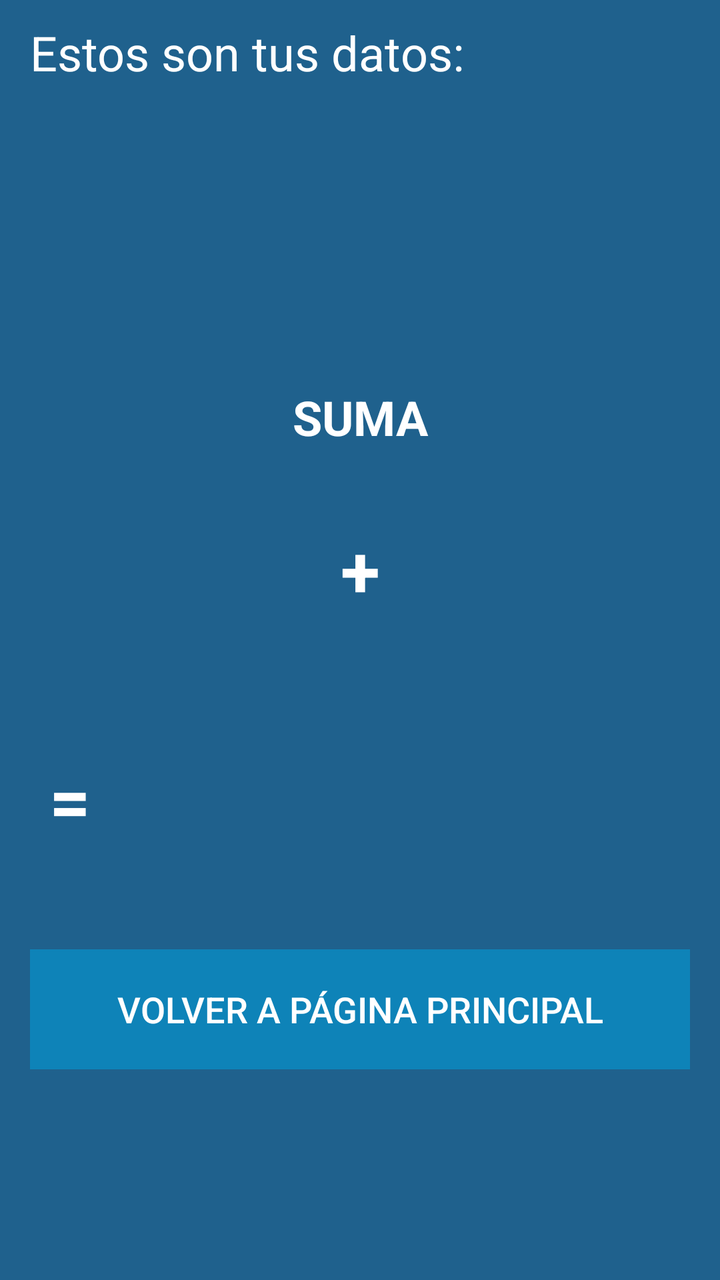
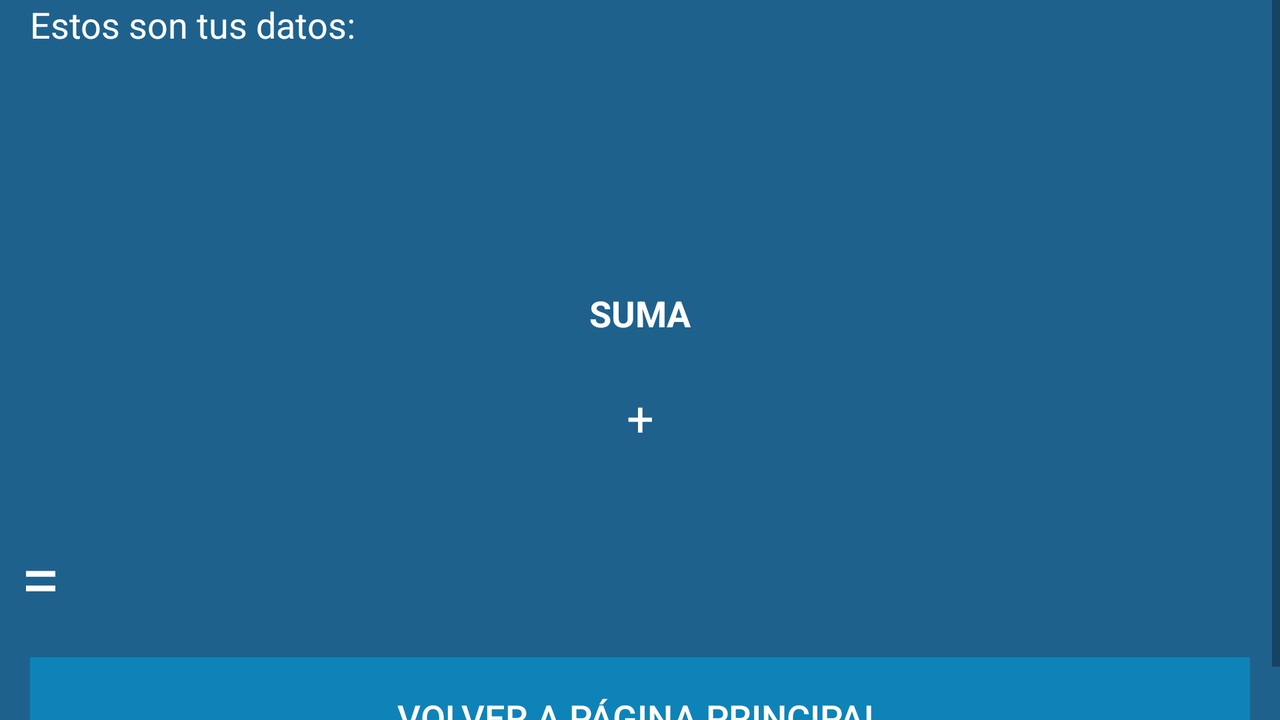

An Android layout and its configuration variant, each rendered on a device that would load it. The default file and the variant file are quoted in full after the pictures.
<!-- AndroidManifest.xml: application theme AppTheme -->
<!-- res/layout/activity_2.xml -->
<?xml version="1.0" encoding="utf-8"?>
<LinearLayout xmlns:android="http://schemas.android.com/apk/res/android"
    android:layout_width="match_parent"
    android:layout_height="match_parent"
    android:orientation="vertical"
    android:background="#1F618D">

    <TextView
        android:layout_width="match_parent"
        android:layout_height="wrap_content"
        android:layout_marginLeft="15dp"
        android:layout_marginTop="10dp"
        android:layout_marginRight="15dp"
        android:gravity="center_vertical"
        android:text="@string/titleA_2"
        android:textColor="#FFF"
        android:textSize="24sp" />

    <TextView
        android:id="@+id/nom"
        android:layout_width="match_parent"
        android:layout_height="60dp"
        android:layout_marginLeft="15dp"
        android:layout_marginTop="10dp"
        android:layout_marginRight="15dp"
        android:gravity="center_vertical"
        android:textColor="#FFF"
        android:textSize="24sp" />

    <TextView
        android:id="@+id/ape"
        android:layout_width="match_parent"
        android:layout_height="60dp"
        android:layout_marginLeft="15dp"
        android:layout_marginTop="10dp"
        android:layout_marginRight="15dp"
        android:gravity="center_vertical"
        android:textColor="#FFF"
        android:textSize="24sp" />

    <TextView
        android:layout_width="match_parent"
        android:layout_height="wrap_content"
        android:layout_marginLeft="15dp"
        android:layout_marginTop="10dp"
        android:layout_marginRight="15dp"
        android:gravity="center"
        android:text="@string/title_1A_2"
        android:textColor="#FFF"
        android:textSize="24sp"
        android:textStyle="bold" />

    <LinearLayout
        android:layout_width="match_parent"
        android:layout_height="wrap_content"
        android:layout_gravity="center_vertical"
        android:gravity="center"
        android:layout_marginTop="10dp"
        android:layout_marginLeft="15dp"
        android:layout_marginRight="15dp">

        <TextView
            android:id="@+id/n1"
            android:layout_width="160dp"
            android:layout_height="100dp"
            android:gravity="center"
            android:textColor="#FFF"
            android:textSize="24sp"
            android:textStyle="bold" />

        <TextView
            android:layout_width="50dp"
            android:layout_height="100dp"
            android:gravity="center"
            android:text="@string/sigSuma"
            android:textColor="#FFF"
            android:textSize="36sp"
            android:textStyle="bold" />

        <TextView
            android:id="@+id/n2"
            android:layout_width="160dp"
            android:layout_height="100dp"
            android:gravity="center"
            android:textColor="#FFF"
            android:textSize="24sp"
            android:textStyle="bold" />
    </LinearLayout>
    <LinearLayout
        android:layout_width="match_parent"
        android:layout_height="wrap_content"
        android:layout_margin="15dp">

        <TextView
            android:layout_width="40dp"
            android:layout_height="100dp"
            android:gravity="center"
            android:text="@string/sigIgual"
            android:textColor="#FFF"
            android:textSize="36sp"
            android:textStyle="bold" />

        <TextView
            android:id="@+id/mRes"
            android:layout_width="330dp"
            android:layout_height="100dp"
            android:layout_gravity="center"
            android:gravity="center_vertical"
            android:textColor="#FFF"
            android:textSize="24sp"
            android:textStyle="bold" />

    </LinearLayout>
    <LinearLayout
        android:layout_width="match_parent"
        android:layout_height="wrap_content"
        android:layout_marginTop="10dp"
        android:layout_marginLeft="15dp"
        android:layout_marginRight="15dp">

        <Button
            android:id="@+id/volver"
            android:layout_width="match_parent"
            android:layout_height="60dp"
            android:background="#0E83B8"
            android:onClick="volver_Activity"
            android:text="@string/returnActivity"
            android:textColor="#FFF"
            android:textSize="18sp" />
    </LinearLayout>
</LinearLayout>
<!-- resources referenced by this layout -->
<resources>
  <string name="returnActivity">Volver a Página Principal</string>
  <string name="sigIgual">=</string>
  
      //botones
  <string name="sigSuma">+</string>
  <string name="titleA_2">Estos son tus datos:</string>
  <string name="title_1A_2">SUMA</string>
  <style name="AppTheme" parent="Theme.AppCompat.Light.DarkActionBar">
          
          <item name="colorPrimary">@color/colorPrimary</item>
          <item name="colorPrimaryDark">@color/colorPrimaryDark</item>
          <item name="colorAccent">@color/colorAccent</item>
      </style>
  <color name="colorPrimary">#0E83B8</color>
  <color name="colorPrimaryDark">#0288D1</color>
  <color name="colorAccent">#448AFF</color>
</resources>
<!-- res/layout-land/activity_2.xml (the repository's variant of the layout above) -->
<!-- drawn on the phone turned sideways -->
<?xml version="1.0" encoding="utf-8"?>
<LinearLayout xmlns:android="http://schemas.android.com/apk/res/android"
    android:layout_width="match_parent"
    android:layout_height="match_parent"
    android:orientation="vertical"
    android:background="#1F618D">

    <ScrollView
        android:layout_width="match_parent"
        android:layout_height="match_parent">

        <LinearLayout
            android:layout_width="match_parent"
            android:layout_height="wrap_content"
            android:orientation="vertical">
            <TextView
                android:layout_width="match_parent"
                android:layout_height="wrap_content"
                android:layout_marginLeft="15dp"
                android:layout_marginRight="15dp"
                android:gravity="center_vertical"
                android:text="@string/titleA_2"
                android:textColor="#FFF"
                android:textSize="18sp" />
            <TextView
                android:id="@+id/nom"
                android:layout_width="match_parent"
                android:layout_height="60dp"
                android:layout_marginLeft="15dp"
                android:layout_marginRight="15dp"
                android:gravity="center_vertical"
                android:textColor="#FFF"
                android:textSize="18sp" />
            <TextView
                android:id="@+id/ape"
                android:layout_width="match_parent"
                android:layout_height="60dp"
                android:layout_marginLeft="15dp"
                android:layout_marginRight="15dp"
                android:gravity="center_vertical"
                android:textColor="#FFF"
                android:textSize="24sp" />
            <TextView
                android:layout_width="match_parent"
                android:layout_height="wrap_content"
                android:layout_marginLeft="15dp"
                android:layout_marginRight="15dp"
                android:gravity="center"
                android:text="@string/title_1A_2"
                android:textColor="#FFF"
                android:textSize="18sp"
                android:textStyle="bold" />
            <LinearLayout
                android:layout_width="match_parent"
                android:layout_height="wrap_content"
                android:layout_gravity="center_vertical"
                android:gravity="center"
                android:layout_marginLeft="15dp"
                android:layout_marginRight="15dp">
                <TextView
                    android:id="@+id/n1"
                    android:layout_width="300dp"
                    android:layout_height="80dp"
                    android:gravity="center"
                    android:textColor="#FFF"
                    android:textSize="18sp"
                    android:textStyle="bold" />
                <TextView
                    android:layout_width="50dp"
                    android:layout_height="80dp"
                    android:gravity="center"
                    android:text="@string/sigSuma"
                    android:textColor="#FFF"
                    android:textSize="24sp"/>
                <TextView
                    android:id="@+id/n2"
                    android:layout_width="300dp"
                    android:layout_height="80dp"
                    android:gravity="center"
                    android:textColor="#FFF"
                    android:textSize="18sp"/>
            </LinearLayout>
            <LinearLayout
                android:layout_width="match_parent"
                android:layout_height="wrap_content">
                <TextView
                    android:layout_width="40dp"
                    android:layout_height="80dp"
                    android:gravity="center"
                    android:text="@string/sigIgual"
                    android:textColor="#FFF"
                    android:textSize="36sp"/>
                <TextView
                    android:id="@+id/mRes"
                    android:layout_width="650dp"
                    android:layout_height="80dp"
                    android:layout_gravity="center"
                    android:gravity="center_vertical"
                    android:textColor="#FFF"
                    android:textSize="24sp"
                    android:textStyle="bold" />
            </LinearLayout>
            <LinearLayout
                android:layout_width="match_parent"
                android:layout_height="wrap_content"
                android:layout_marginLeft="15dp"
                android:layout_marginRight="15dp">
                <Button
                    android:id="@+id/volver"
                    android:layout_width="match_parent"
                    android:layout_height="60dp"
                    android:background="#0E83B8"
                    android:onClick="volver_Activity"
                    android:text="@string/returnActivity"
                    android:textColor="#FFF"
                    android:textSize="18sp" />
            </LinearLayout>
        </LinearLayout>
    </ScrollView>
</LinearLayout>
